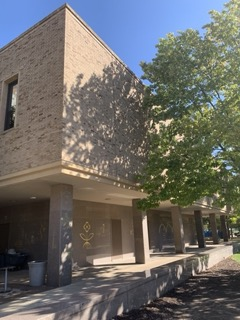
#> input picture Building_Photos/building1_sunny/IMG_8400 Small.jpeg, 240 x 320 px, found by its file name; its folder holds only this picture in this run
$ jupyter execute --allow-errors BuildingRecognitionFinal.ipynb
#> lines starting #> are read from the running program, lines starting #| are printed output that depends on the picture
<a href="https://colab.research.google.com/github/hsiaopat/NDBuildingRecognition/blob/main/BuildingRecognitionFinal.ipynb" target="_parent"></a>

[cell 1]
# Special Studies Computer Vision Fall 2023
# University of Notre Dame
# Final Project
# _______________________________________________________________________________
# Patrick Hsiao and Anna Muller

[cell 2]
import cv2
import numpy as np
from google.colab.patches import cv2_imshow
import math
import random
from google.colab.patches import cv2_imshow
import os
from sklearn.model_selection import train_test_split
import matplotlib.pyplot as plt
from scipy.special import kl_div
import random

[cell 3]
from google.colab import drive
drive.mount('/content/drive')

[cell 4]
image_dir = '/content/drive/MyDrive/BuildingPhotos'

[cell 5]
# Function to load and preprocess images
def load_and_preprocess(image_dir):
    images = []

    for file_name in os.listdir(image_dir):

      # Check if the file is an image
      if file_name.lower().endswith(('.png', '.jpg', '.jpeg')):

        # Get the full path of the image file
        image_path = os.path.join(image_dir, file_name)

        # Read the image
        images.append(cv2.imread(image_path))
        preprocessed_images = [cv2.cvtColor(img, cv2.COLOR_BGR2GRAY) for img in images]
#> preprocessed_images = 1 item
    return images, preprocessed_images

[cell 6]
# [11 lines left out: function match_descriptors, not called in this run]

[cell 7]
# [13 lines left out: function find_matches, not called in this run]

[cell 8]
# Function to compute keypoints and descriptors
def compute_keypoints_and_descriptors(images):
    sift = cv2.SIFT_create()
    keypoints_and_descriptors = [sift.detectAndCompute(img, None) for img in images]
#> keypoints_and_descriptors = 1 item
    return keypoints_and_descriptors

[cell 9]
# Number of images for each building and weather setting
num_images_per_building = 50

# Load and preprocess images for sunny and cloudy settings for each building
data = []

#> (the rest of this cell did not finish here and is left out)

[cell 10]
# Load and preprocess reference images for each building
reference_keypoints_and_descriptors = {}
building_names = []
all_images = []

#> (the rest of this cell did not finish here and is left out)

[cell 11]
cv2_imshow(sunny_images[0])

[cell 12]
# Display keypoints on an image
image_with_keypoints = sunny_images[0].copy()
#> image_with_keypoints is the input picture: shape (320, 240, 3); mean B, G, R 101.4, 105.6, 107

keypoints, _ = sunny_keypoints_and_descriptors[0]
#> keypoints = 708 keypoints; strongest (x, y, size): (153, 107, 2), (144, 222, 4), (151, 122, 1.9), (120, 312, 4)
for kp in keypoints:
    x, y = kp.pt
    size = int(kp.size)
    cv2.circle(image_with_keypoints, (int(x), int(y)), size, (0, 255, 0), 2)
#> this loop made 708 passes
#> (kp, x, y, size) on passes 1 to 3: (keypoint at (3.1, 121.9), size 2, 3.15, 121.9, 1), (keypoint at (3.9, 183.9), size 3.1, 3.89, 183.9, 3), (keypoint at (5.1, 128.9), size 2.1, 5.14, 128.9, 2)
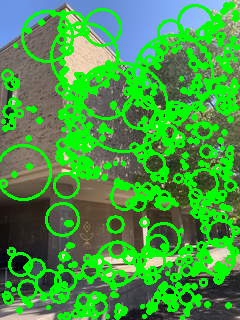
#> image_with_keypoints: shape (320, 240, 3); mean B, G, R 67.3, 153.9, 68.5

# Convert BGR to RGB for cv2_imshow
image_with_keypoints_rgb = cv2.cvtColor(image_with_keypoints, cv2.COLOR_BGR2RGB)

# Display the image with keypoints
cv2_imshow(image_with_keypoints_rgb)
cv2_imshow(sunny_images[0])
#> (the rest of this cell did not finish here and is left out)

[cell 13]
bf = cv2.BFMatcher(crossCheck=True)
#> (the rest of this cell did not finish here and is left out)

Training Phase: Pick a image from the first dataset. Find the keypoint and descriptors of that one image. Compare the keypoint and descriptors of the image with each image in one set and find matches between them. Find a score for each image pair. Find the average score of the pairs in the set. Then, do the same for the second and third set. Choose which building has the highest average score. Compare that building with the random image building label. Is it correct? Note that. Then repeat the process with another k. Choose which k performs the best by seeing which one correctly classifies the building the most. I'm using SIFT to get the keypoint and descriptors.

Validation Data: Test with all five buildings. This time we will use multiple images and assess whether the classification was correct or not. We find the percentage correct.

Testing Data: Finally, we use multiple external pics to check and check the percentage accuracy.

[cell 14]
def computeDetect(index1, index2,buildingNo):
#> called with index1 = 24, index2 = 1, buildingNo = 1
    referenceBuilding = '/content/drive/MyDrive/BuildingPhotos/building1_sunny'
    buildingFolder = '/content/drive/MyDrive/BuildingPhotos/building'+ str(buildingNo) + '_sunny'
    referenceBuildingImages, referenceBuildingsPreprocessed = load_and_preprocess(referenceBuilding)
#> referenceBuildingImages = 1 item; referenceBuildingsPreprocessed = 1 item
    building_images1, training_preprocessed1 = load_and_preprocess(buildingFolder)
#> building_images1 = 1 item; training_preprocessed1 = 1 item

    sift = cv2.SIFT_create()
    # Detect and compute keypoints and descriptors
    kp1, des1 = sift.detectAndCompute(referenceBuildingImages[index1], None)

    # Detect and compute keypoints and descriptors
    kp2, des2 = sift.detectAndCompute(building_images1[index2], None)
    return des1, des2
